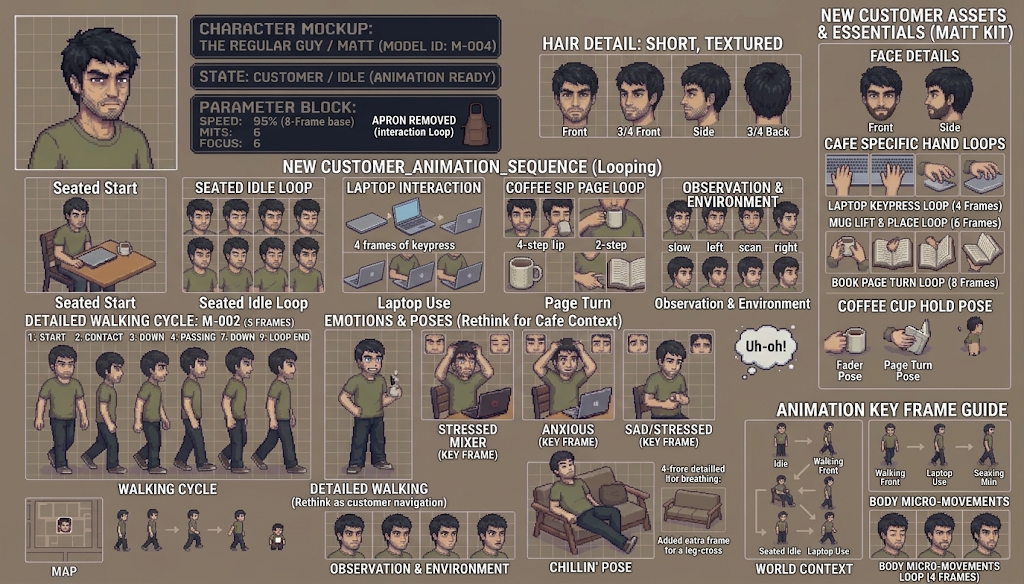
#> input picture art/source/matt_mockup.png, 1024 x 584 px
$ python -i bass_build.py   (imports and definitions only)
#> lines starting #> are read from the running program, lines starting #| are printed output that depends on the picture
#!/usr/bin/env python3
"""
Build Jonas's second outfit: the lederhosen bassist (mockup M-002).

  python3 tools/bass_build.py --mockups source --out .

Same full-quality rules and frame layout as the crew packs (192x240 frames, standing height 196,
feet on row 236). Writes jonas_bass/ with texture `jonas_bass` and animations `jonas_bass_*`.

The sheet draws him WITH the bass in the front views, the playing cycle, the talking poses and the
busts, and WITHOUT it in the profile and back views, the runs, and the celebrate / head-scratch /
floor poses. The pack keeps that split: "bass on" and "bass off" animations.
"""
import argparse, json, os, shutil
import numpy as np
from PIL import Image
from scipy import ndimage as ndi

import crew_cut as cc
import crew_build as cb
import gen_anims as g
from hq import hq_resize
from crew_config import BASS_BOXES, BASS_CARDS, BASS_ITEMS, BASS_ITEM_ERASE, bass_opts

NAME = "jonas_bass"
MOCKUP = "jonas_bass_mockup.png"
FW, FH, BASE, TARGET = cb.FW, cb.FH, cb.BASE, cb.TARGET
opaque, figure_rows, place, place_feet = cb.opaque, cb.figure_rows, cb.place, cb.place_feet


# ---------------------------------------------------------------- lederhosen helpers
# [17 lines left out: functions is_leather, belt_row, not called in this run]


# point the shared helpers (crew_build and gen_anims) at the lederhosen
cb.is_pants = is_leather
cb.belt_row = belt_row
g.is_jeans = is_leather
g.belt_row = belt_row


# [7 lines left out: function is_bass, not called in this run]


def bass_bottom(f):
    ys = np.where(is_bass(f).any(1))[0]
    return ys.max() if len(ys) else None


# [197 lines left out: functions head_cx, mirror_legs, lift_leg, shorts_from_bottom, row_core, hand_mask and 2 more, not called in this run]


# ---------------------------------------------------------------- build
EYES = {  # eye boxes on the final frames (x0, y0, x1, y1 inclusive), inside the glasses
    "idle_s": [(87, 71, 93, 74), (102, 71, 108, 74)],
    "calm": [(90, 71, 97, 75), (103, 71, 110, 75)],
}


# [129 lines left out: functions build, anims_def, portraits, fret_cards, not called in this run]


def item_icons(src):
    out = {}
    for name, (x0, y0, x1, y1) in BASS_ITEMS.items():
        c = src.img[y0:y1, x0:x1].copy()
        for (ex0, ey0, ex1, ey1) in BASS_ITEM_ERASE.get(name, ()):
            c[max(0, ey0 - y0):ey1 - y0, max(0, ex0 - x0):ex1 - x0] = src.beige[0]
        d_model, _ = cc.background_model(c, src)
        bgc = cc.bg_cand(c, src, 30, loose=8, gb_up=4) & (d_model < 34)
        seeds = np.zeros_like(bgc); seeds[0, :] = seeds[-1, :] = seeds[:, 0] = seeds[:, -1] = True
        lab, _ = ndi.label(bgc)
        ids = np.unique(lab[seeds & bgc]); ids = ids[ids > 0]
        fg = ~np.isin(lab, ids)
        lab2, n = ndi.label(fg)
        if n > 1:
            sizes = ndi.sum(fg, lab2, range(1, n + 1))
            fg = np.isin(lab2, [i + 1 for i, s in enumerate(sizes) if s >= 0.08 * sizes.max()])
        fg = ndi.binary_fill_holes(fg)
        rgba = np.zeros(c.shape[:2] + (4,), np.uint8); rgba[..., :3] = c; rgba[..., 3] = fg * 255
        out[name] = cb.trim(cc.peel(rgba, src, loose=6, gb_up=3, d_model=d_model), 1)
    return out


# [40 lines left out: function main, not called in this run]


# [2 lines not run here, left out]

>>> import cv2
>>> picture = cv2.imread('../../art/source/matt_mockup.png', cv2.IMREAD_GRAYSCALE)
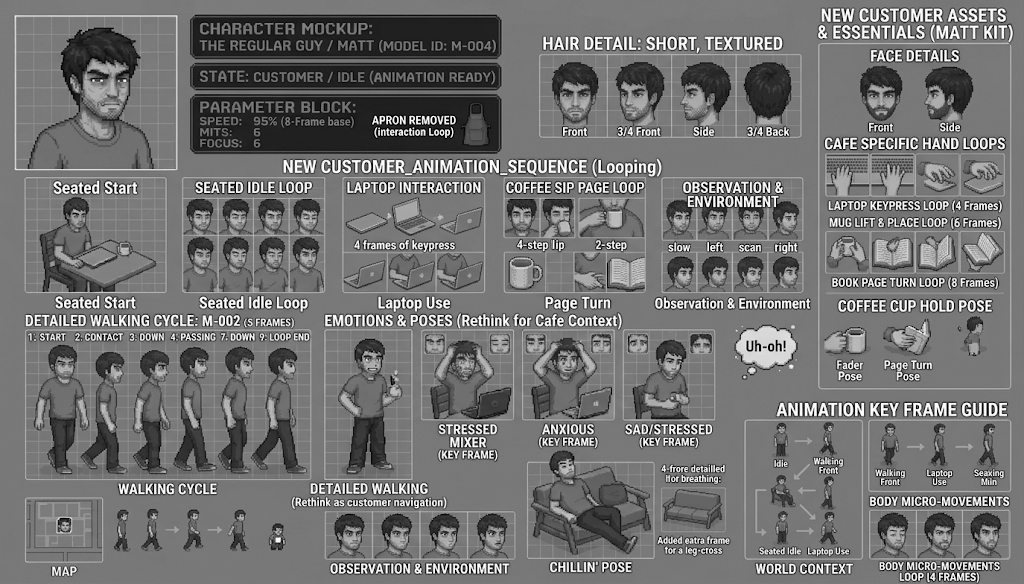
#> picture: shape (584, 1024); min 0, max 255, mean 113.7
#> after the loop in item_icons, `for name, (x0, y0, x1, y1) in BASS_ITEMS.items():`: out = 0 items
#> (the run stopped early here; a loop or call above may not have finished)
